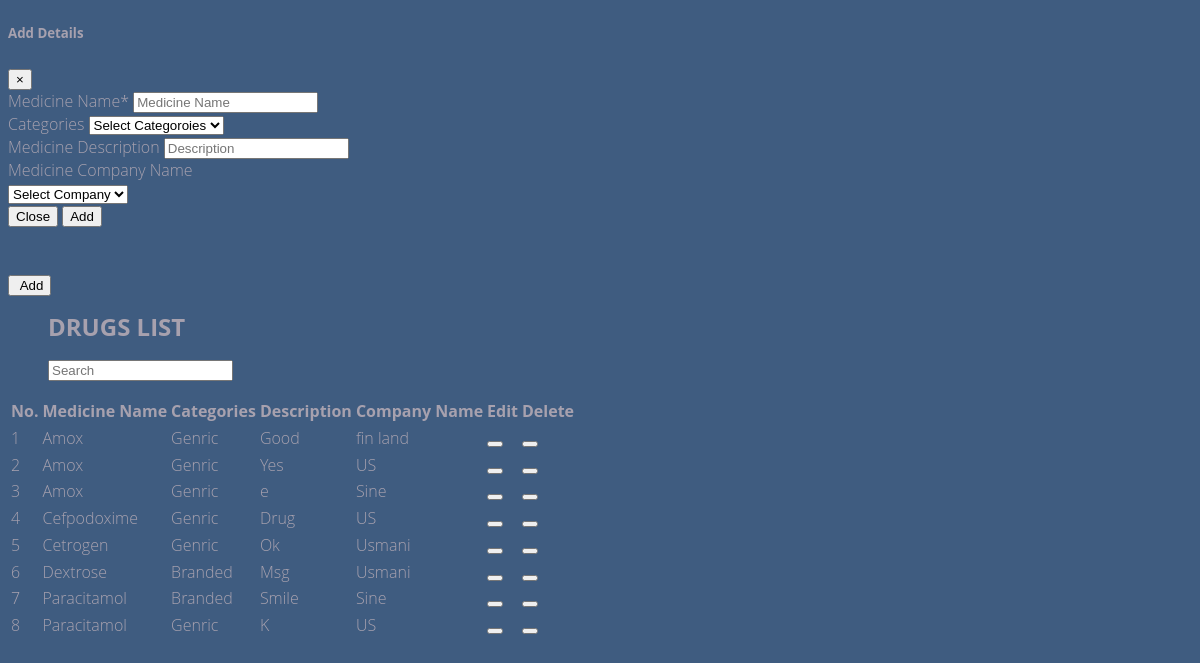
Page /admin/imp/add_drugs.php on the committed database.
### tables this page shows
CREATE TABLE `drugs` (
  `drug_name_id` int(11) NOT NULL,
  `drug_name` varchar(50) NOT NULL,
  `drug_categories` varchar(20) DEFAULT NULL,
  `drug_description` text DEFAULT NULL,
  `company_id` int(11) NOT NULL,
  `batch_no` varchar(30) NOT NULL,
  `drug_type` varchar(20) DEFAULT NULL,
  `mfd_date` date NOT NULL,
  `exp_date` date NOT NULL,
  `power_ml` varchar(20) NOT NULL,
  `drug_location` varchar(20) NOT NULL,
  `quantity` int(11) NOT NULL
);

CREATE TABLE `drug_company` (
  `company_id` int(11) NOT NULL,
  `company_name` varchar(30) NOT NULL,
  `record_date` date DEFAULT NULL
);

### admin/imp/add_drugs.php (the view, shortened to what this page needs)
<!DOCTYPE html>
<html lang="en">
<body id="bdy">
<?php include("includes/admin_navbar.php"); ?>
		<div class="modal fade" id="drugmodal" tabindex="-1" role="dialog" aria-labelledby="exampleModalLabel" aria-hidden="true">
			<div class="modal-dialog" role="document">
			    <div class="modal-content">
			        <div class="modal-header">
			            <h5 class="modal-title" id="exampleModalLabel">Add Details</h5>
			            <button type="button" class="close" data-dismiss="modal" aria-label="Close">
			                <span aria-hidden="true">&times;</span>
			            </button>
			        </div>
			        <form action="" method="post">
			            <div class="modal-body">
							<div class="form-group">
							    <label class="font-weight-bold">Medicine Name*</label>
							    <input type="text" class="form-control" placeholder="Medicine Name" name="mn" required>
							</div>
							<div class="form-group">
							    <label class="font-weight-bold">Categories</label>
							    <select name="mc">
							      		<option>Select Categoroies</option>
							    </select>
							</div>
							<div class="form-group">
								<label class="font-weight-bold">Medicine Description</label>
							    <input type="text" class="form-control" placeholder="Description" name="mds">
							</div>
							<div class="form-group">
								<label class="font-weight-bold">Medicine Company Name</label><br>
								    	<select name="company" class="sel" required="">
								    	<option value="">Select Company</option>
							      	    </select>
							</div>
						</div>
						<div class="modal-footer">
				            <button type="button" class="btn btn-secondary" data-dismiss="modal">Close</button>
				            <button type="Submit" class="btn btn-primary" name="submit">Add</button>
			            </div>
			        </form>
			    </div>
			</div>
	    </div>
		<div class="col-lg-12 m-auto" style="background-color: #3f5c80;"><br><br>
			<nav class="navbar">
			  	<div class="container-fluid">
			  		<button type="button" class="btn btn-primary" data-toggle="modal" data-target="#drugmodal">
						<i class="fa fa-plus" aria-hidden="true"></i>&nbsp;Add
					</button>
					<ul class="nav navbar-nav">
			      		<h2 id="h">DRUGS LIST</h2>
			    	</ul>
					<ul>
			    		<div class='input-group' id="in">
			    			<input class="form-control form-control-sm ml-3 w-75"  type="text" placeholder="Search" name="" id="search" onkeyup="searchfun()"  aria-label="Search">
  						</div>
			  		</ul>
			 	</div>
			</nav>
		</div>
		<div class="col-lg-11 m-auto">
			<div class="tbl-content">
				<table id="drugTable"class="table table-sm table table-hover">
					<thead class="badge-danger">
						<tr>
							<th>No.</th>
							<th>Medicine Name</th>
							<th>Categories</th>
							<th>Description</th>
							<th>Company Name</th>
							<th>Edit</th>
							<th>Delete</th>
						</tr>
					</thead>
					<?php
						$query = "SELECT d.drug_name_id,d.drug_name,d.drug_categories,d.drug_description,c.company_name FROM drugs d inner join drug_company c ON d.company_id = c.company_id ORDER BY d.drug_name ASC;";
						$run = mysqli_query($conn,$query);
						$counter=1;
						if($run)
						{
							while($row = mysqli_fetch_array($run))
							{
					?>
					<tbody>
						<tr>
							<td><?php echo $counter; ?></td>
							<td><?php echo $row['drug_name']; ?></td>
							<td><?php echo $row['drug_categories']; ?></td>
							<td><?php echo $row['drug_description']; ?></td>
							<td><?php echo $row['company_name']; ?></td>
							<td>
								<button type="button" class="btn btn-success "><a href="edit_drugs.php?id=<?php echo $row['drug_name_id']; ?>" class="text-white"><i class="fas fa-edit"></i></a>
								</button>
							</td>
							<td>
								<button type="button" class="btn btn-danger "><a href="delete_drugs.php?id=<?php echo $row['drug_name_id']; ?>" class="text-white" onclick="javascript:return confirm('Do you want to Delete?');"><i class="fas fa-trash-alt"></i></a>
								</button>
							</td>
						</tr>
					</tbody>
					<?php
								$counter++;
							}
						}
						else
						{
							echo "No record found";
						}
					?>
				</table>
			</div>
		</div>
</body>
</html>

### admin/imp/add_drugs.php (style rules this page uses)
body { font-family: 'Open Sans', sans-serif; font-weight: 300; line-height: 1.42em; color:#A7A1AE; background-color: #3f5c80; overflow: hidden; }

### rows in the picture
drugs: drug_name "Amox", drug_categories "Genric", drug_description "Good", company.company_name "fin land"
drugs: drug_name "Amox", drug_categories "Genric", drug_description "Yes", company.company_name "US"
drugs: drug_name "Amox", drug_categories "Genric", drug_description "e", company.company_name "Sine"
drugs: drug_name "Cefpodoxime", drug_categories "Genric", drug_description "Drug", company.company_name "US"
drugs: drug_name "Cetrogen", drug_categories "Genric", drug_description "Ok", company.company_name "Usmani"
drugs: drug_name "Dextrose", drug_categories "Branded", drug_description "Msg", company.company_name "Usmani"
drugs: drug_name "Paracitamol", drug_categories "Branded", drug_description "Smile", company.company_name "Sine"
drugs: drug_name "Paracitamol", drug_categories "Genric", drug_description "K", company.company_name "US"
